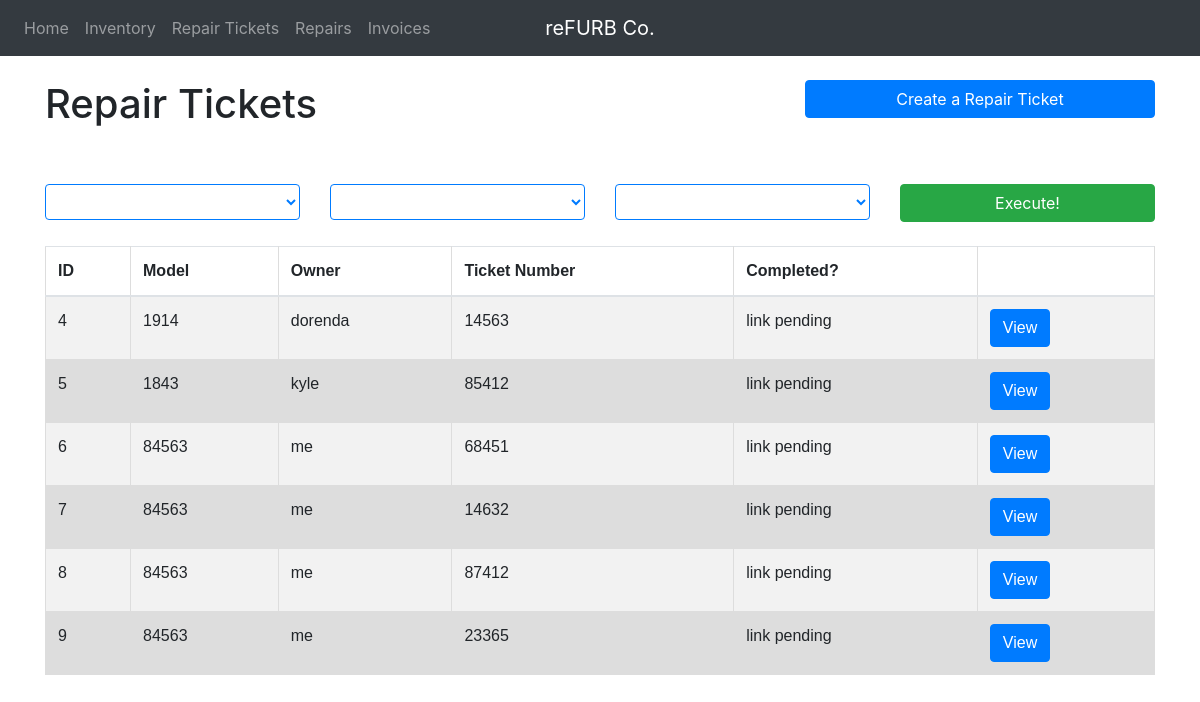
The page /refurbco/repairtickets/ on the database as committed earlier.
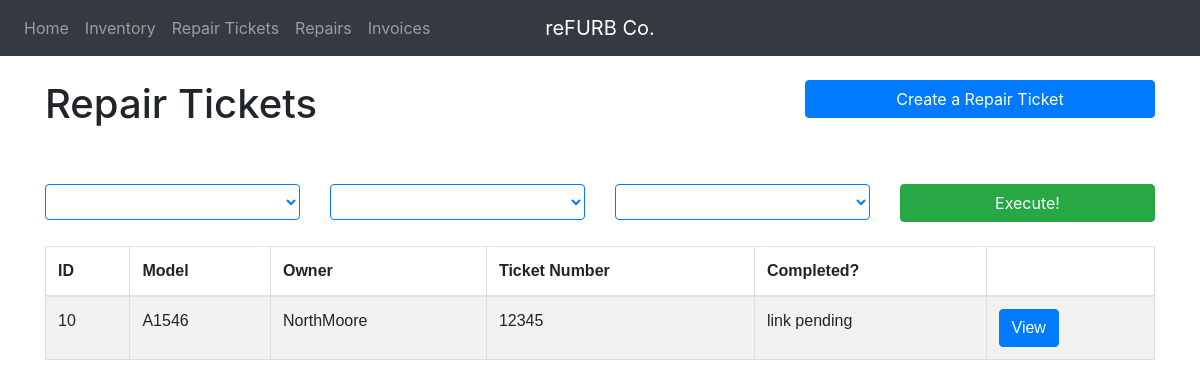
The same page on the database as committed later.
### refurbco/models.py (models this page shows, shortened)
class RepairTicket(models.Model):
    model_number = models.TextField(max_length=5)
    issue = models.TextField(max_length=500, blank=True)
    serial_number = models.TextField(max_length=12)
    device_owner = models.TextField(max_length=20)
    ticket_number = models.TextField(max_length=5, blank=True)
    charged = models.TextField(max_length=20, blank=True)
    created_on = models.DateTimeField(default=timezone.now)
    completed = models.BooleanField(default=False)

### refurbco/views.py (the view)
# urls.py: path('repairtickets/', views.repairTickets, name='refurbco-repairTickets'),
def repairTickets(request):
  context = {
    'title':'Invoices',
    'repairs': RepairTicket.objects.all()
  }
  return render(request, 'refurbco/repairticket.html', context)

### refurbco/templates/refurbco/repairticket.html
{% extends "refurbco/base.html" %}
{% block content %}
<div>
    <br>
    <div class='row'>
        <h1 class='col-lg-8'>Repair Tickets</h1>
        <form class='col-lg-4' action="{% url 'refurbco-createRepairTicket' %}" method="POST"> {% csrf_token %}
            <input type='submit' class='btn btn-primary btn-block' value="Create a Repair Ticket">
        </form>
    </div>
    <br><br>
        <form action="#" method="GET">
            <div class='row'>
                <div class='col-sm-3'>
                    <select class='btn btn-outline-primary btn-block' name="deviceType">
                    </select>
                </div>
                <div class='col-sm-3'>
                    <select class=' btn btn-outline-primary btn-block' name="partType">
                    </select>
                </div>
                <div class='col-sm-3'>
                    <select class=' btn btn-outline-primary btn-block' name="color">
                    </select>
                </div>
                <div class='col-sm-3'>
                    <input class=' btn btn-success btn-block'type="submit" value="Execute!" id="">
                </div>
            </div>
        </form>
        <br>
    <table class='table table-striped'>
        <thead>
            <tr>
                <th scope='col'>ID</th>
                <th scope='col'>Model</th>
                <th scope='col'>Owner</th>
                <th scope='col'>Ticket Number</th>
                <th scope='col'>Completed?</th>
                <th scope='col'> </th>
            </tr>
        </thead>
        <tbody>
        {% for repair in repairs %}
        <tr>
            <td scope='row'>{{ repair.id }}</td>
            <td>{{ repair.model_number }}</td>
            <td>{{ repair.device_owner }}</td>
            <td>{{ repair.ticket_number }}</td>
            <td>link pending</td>
            <td>
                <form action="{% url 'refurbco-viewRepairTicket' repair.id %}" method='GET'>
                    <input type='submit' class='btn btn-primary' value="View">
                </form>
            </td>
        </tr>
        {% endfor %}
        </tbody>
    </table>
</div>
{% endblock content %}

Rows that differ between the two databases and show on the page:
removed RepairTicket: id "4", model_number "1914", device_owner "dorenda", ticket_number "14563"
removed RepairTicket: id "5", model_number "1843", device_owner "kyle", ticket_number "85412"
removed RepairTicket: id "6", model_number "84563", device_owner "me", ticket_number "68451"
removed RepairTicket: id "7", model_number "84563", device_owner "me", ticket_number "14632"
removed RepairTicket: id "8", model_number "84563", device_owner "me", ticket_number "87412"
removed RepairTicket: id "9", model_number "84563", device_owner "me", ticket_number "23365"
added RepairTicket: id "10", model_number "A1546", device_owner "NorthMoore", ticket_number "12345"
